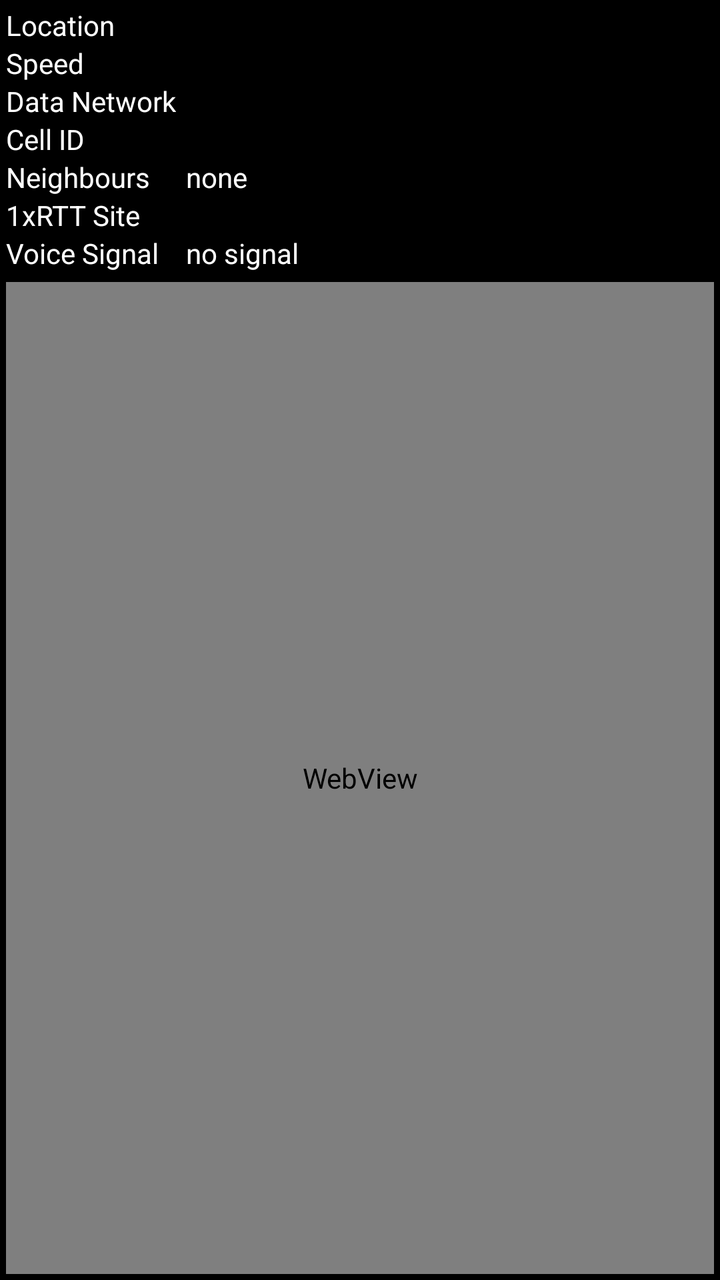
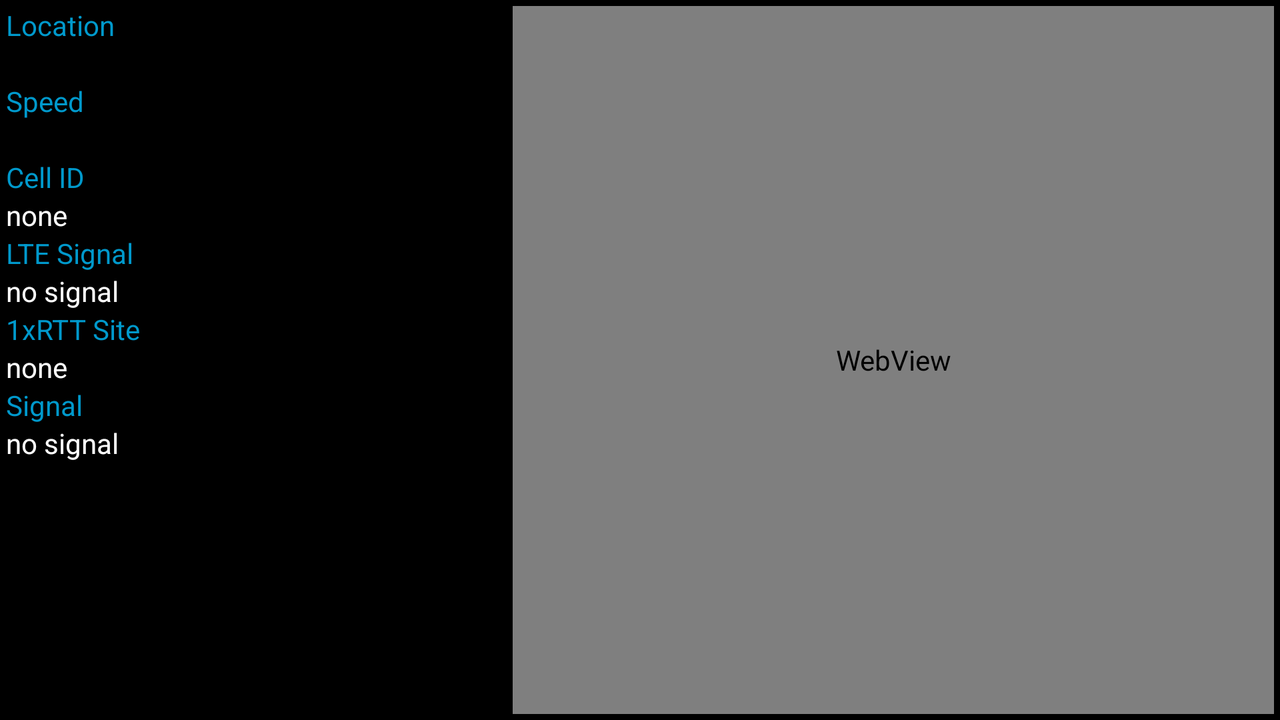

First picture: res/layout/ on a phone held upright. Second picture: the repository's own variant of that layout, on a device whose configuration matches the variant's folder. Source for both follows.
<!-- AndroidManifest.xml: application theme Theme.SignalDetectorTheme -->
<!-- res/layout/main.xml -->
<?xml version="1.0" encoding="utf-8"?>
<RelativeLayout xmlns:android="http://schemas.android.com/apk/res/android"
    android:id="@+id/root"
    android:layout_width="fill_parent"
    android:layout_height="fill_parent"
    android:layout_gravity="fill"
    android:background="@android:color/black"
    android:gravity="fill"
    android:orientation="vertical"
    android:padding="3dp">

    <TableLayout
        android:id="@+id/TableLayout1"
        android:layout_width="fill_parent"
        android:layout_height="wrap_content"
        android:layout_alignParentLeft="false"
        android:layout_alignParentTop="false"
        android:paddingBottom="5dp"
        android:stretchColumns="1"
        android:layout_gravity="top"
        android:layout_alignParentStart="false"
        android:shrinkColumns="1">

        <TableRow>

            <TextView
                android:id="@+id/textView1"
                android:layout_width="wrap_content"
                android:layout_height="wrap_content"
                android:layout_marginRight="5sp"
                android:text="@string/location"
                android:textColor="@android:color/primary_text_dark" />

            <TextView
                android:id="@+id/positionLatLon"
                android:layout_width="wrap_content"
                android:layout_height="wrap_content"
                android:textColor="@android:color/primary_text_dark"
                android:textIsSelectable="true"
                android:layout_column="1" />
        </TableRow>

        <TableRow>

            <TextView
                android:id="@+id/textview6"
                android:layout_width="wrap_content"
                android:layout_height="wrap_content"
                android:layout_marginRight="5sp"
                android:text="@string/speed"
                android:textColor="@android:color/primary_text_dark" />

            <TextView
                android:id="@+id/speed"
                android:layout_width="wrap_content"
                android:layout_height="wrap_content"
                android:textColor="@android:color/primary_text_dark"
                android:textIsSelectable="true"
                android:layout_column="1" />

        </TableRow>


        <TableRow>

            <TextView
                android:id="@+id/TextView03"
                android:layout_width="wrap_content"
                android:layout_height="wrap_content"
                android:layout_marginRight="5sp"
                android:text="@string/current_network"
                android:textColor="@android:color/primary_text_dark" />

            <TextView
                android:id="@+id/networkString"
                android:layout_width="wrap_content"
                android:layout_height="wrap_content"
                android:textColor="@android:color/primary_text_dark"
                android:textIsSelectable="true"
                android:layout_column="1" />
        </TableRow>

        <TableRow>

            <TextView
                android:id="@+id/textView2"
                android:layout_width="wrap_content"
                android:layout_height="wrap_content"
                android:layout_marginRight="5sp"
                android:text="@string/serving_lte_cell_id"
                android:textColor="@android:color/primary_text_dark" />

            <TextView
                android:id="@+id/cellid"
                android:layout_width="wrap_content"
                android:layout_height="wrap_content"
                android:textColor="@android:color/primary_text_dark"
                android:textIsSelectable="true"
                android:layout_column="1"
                android:layout_weight="1" />
        </TableRow>

        <TableRow>

            <TextView
                android:id="@+id/textView"
                android:layout_width="wrap_content"
                android:layout_height="wrap_content"
                android:layout_marginRight="5sp"
                android:text="@string/other_lte_sites"
                android:textColor="@android:color/primary_text_dark" />

            <TextView
                android:id="@+id/otherLteSites"
                android:layout_width="wrap_content"
                android:layout_height="wrap_content"
                android:textColor="@android:color/primary_text_dark"
                android:textIsSelectable="true"
                android:layout_column="1"
                android:text="@string/none" />
        </TableRow>

        <TableRow>

            <TextView
                android:id="@+id/bsLabel"
                android:layout_width="wrap_content"
                android:layout_height="wrap_content"
                android:layout_marginRight="5sp"
                android:text="@string/cdma_1xrtt_base_station"
                android:textColor="@android:color/primary_text_dark" />

            <TextView
                android:id="@+id/cdma_sysinfo"
                android:layout_width="wrap_content"
                android:layout_height="wrap_content"
                android:textColor="@android:color/primary_text_dark"
                android:textIsSelectable="true"
                android:layout_column="1"
                android:layout_weight="1" />
        </TableRow>

        <TableRow android:id="@+id/voiceSignalBlock">

            <TextView
                android:id="@+id/sigStrengthLabel"
                android:layout_width="wrap_content"
                android:layout_height="wrap_content"
                android:layout_marginRight="5sp"
                android:text="Voice Signal"
                android:textColor="@android:color/primary_text_dark" />

            <TextView
                android:id="@+id/cdmaSigStrength"
                android:layout_width="wrap_content"
                android:layout_height="wrap_content"
                android:singleLine="false"
                android:text="@string/no_signal"
                android:layout_column="1"
                android:textColor="@android:color/primary_text_dark"
                android:textIsSelectable="true"
                android:layout_weight="1" />
        </TableRow>
    </TableLayout>

    <WebView
        android:id="@+id/leafletView"
        android:layout_width="fill_parent"
        android:layout_height="fill_parent"
        android:layout_alignParentBottom="true"
        android:layout_alignParentLeft="true"
        android:layout_gravity="bottom"
        android:layout_below="@+id/TableLayout1" />

</RelativeLayout>
<!-- resources referenced by this layout -->
<resources>
  <string name="cdma_1xrtt_base_station">1xRTT Site</string>
  <string name="current_network">Data Network</string>
  <string name="location">Location</string>
  <string name="no_signal">no signal</string>
  <string name="none">none</string>
  <string name="other_lte_sites">Neighbours</string>
  <string name="serving_lte_cell_id">Cell ID</string>
  <string name="speed">Speed</string>
  <style name="Theme.SignalDetectorTheme" parent="Theme.AppCompat">
          
          <item name="colorPrimary">@color/primaryColor</item>
  
      
          <item name="colorPrimaryDark">@color/primaryDarkColor</item>
  
      
          <item name="colorAccent">@color/primaryAccentColor</item>
  
      
      </style>
  <color name="primaryColor">#607d8b</color>
  <color name="primaryDarkColor">#455a64</color>
  <color name="primaryAccentColor">#90a4ae</color>
</resources>
<!-- res/layout-land/main.xml (the author's variant of the layout above) -->
<!-- drawn on the phone turned sideways -->
<?xml version="1.0" encoding="utf-8"?>
<LinearLayout xmlns:android="http://schemas.android.com/apk/res/android"
    android:id="@+id/root"
    android:layout_width="fill_parent"
    android:layout_height="fill_parent"
    android:layout_gravity="fill"
    android:background="@android:color/black"
    android:gravity="fill"
    android:orientation="horizontal"
    android:padding="3dp"
    android:weightSum="1" >

    <LinearLayout
        android:id="@+id/LinearLayout1"
        android:layout_width="0dp"
        android:layout_height="fill_parent"
        android:layout_weight=".4"
        android:orientation="vertical"
        android:paddingRight="3dp" >

        <TextView
            android:id="@+id/textView1"
            android:layout_width="wrap_content"
            android:layout_height="wrap_content"
            android:text="@string/location"
            android:textColor="@android:color/holo_blue_dark" />

        <TextView
            android:id="@+id/positionLatLon"
            android:layout_width="wrap_content"
            android:layout_height="wrap_content"
            android:textColor="@android:color/primary_text_dark"
            android:textIsSelectable="true" />

        <TextView
            android:id="@+id/textview6"
            android:layout_width="wrap_content"
            android:layout_height="wrap_content"
            android:text="@string/speed"
            android:textColor="@android:color/holo_blue_dark" />

        <TextView
            android:id="@+id/speed"
            android:layout_width="wrap_content"
            android:layout_height="wrap_content"
            android:textColor="@android:color/primary_text_dark"
            android:textIsSelectable="true" />

        <TextView
            android:id="@+id/textView2"
            android:layout_width="wrap_content"
            android:layout_height="wrap_content"
            android:text="@string/serving_lte_cell_id"
            android:textColor="@android:color/holo_blue_dark" />

        <TextView
            android:id="@+id/cellid"
            android:layout_width="wrap_content"
            android:layout_height="wrap_content"
            android:text="@string/none"
            android:textColor="@android:color/primary_text_dark"
            android:textIsSelectable="true" />

        <TextView
            android:id="@+id/TextView01"
            android:layout_width="wrap_content"
            android:layout_height="wrap_content"
            android:text="@string/lte_signal_strength"
            android:textColor="@android:color/holo_blue_dark" />

        <TextView
            android:id="@+id/sigstrength"
            android:layout_width="wrap_content"
            android:layout_height="wrap_content"
            android:text="@string/no_signal"
            android:textColor="@android:color/primary_text_dark"
            android:textIsSelectable="true" />

        <TextView
            android:id="@+id/bsLabel"
            android:layout_width="wrap_content"
            android:layout_height="wrap_content"
            android:text="@string/cdma_1xrtt_base_station"
            android:textColor="@android:color/holo_blue_dark" />

        <TextView
            android:id="@+id/cdma_sysinfo"
            android:layout_width="wrap_content"
            android:layout_height="wrap_content"
            android:text="@string/none"
            android:textColor="@android:color/primary_text_dark"
            android:textIsSelectable="true" />

        <TextView
            android:id="@+id/sigStrengthLabel"
            android:layout_width="wrap_content"
            android:layout_height="wrap_content"
            android:text="@string/_1xrtt_signal_strength"
            android:textColor="@android:color/holo_blue_dark" />

        <LinearLayout
            android:id="@+id/cdmaSigs"
            android:layout_width="fill_parent"
            android:layout_height="wrap_content"
            android:columnCount="2" android:weightSum="2"
            android:orientation="horizontal" >

            <TextView
                android:id="@+id/cdmaSigStrength"
                android:layout_width="wrap_content"
                android:layout_height="wrap_content"
                android:layout_gravity="left" android:layout_weight="1"
                android:text="@string/no_signal"
                android:textColor="@android:color/primary_text_dark"
                android:textIsSelectable="true" />

            <TextView
                android:id="@+id/evdoSigStrength"
                android:layout_width="wrap_content"
                android:layout_height="wrap_content"
                android:layout_gravity="left"
                android:layout_weight="1"
                android:textColor="@android:color/primary_text_dark"
                android:textIsSelectable="true" />
        </LinearLayout>
    </LinearLayout>

    <WebView
        android:id="@+id/leafletView"
        android:layout_width="0dp"
        android:layout_height="fill_parent"
        android:layout_weight=".6" />

</LinearLayout>
<!-- resources referenced by the variant -->
<!-- as the phone turned sideways resolves them -->
<resources>
  <string name="_1xrtt_signal_strength">Signal</string>
  <string name="cdma_1xrtt_base_station">1xRTT Site</string>
  <string name="location">Location</string>
  <string name="lte_signal_strength">LTE Signal</string>
  <string name="no_signal">no signal</string>
  <string name="none">none</string>
  <string name="serving_lte_cell_id">Cell ID</string>
  <string name="speed">Speed</string>
  <style name="Theme.SignalDetectorTheme" parent="Theme.AppCompat">
          
          <item name="colorPrimary">@color/primaryColor</item>
  
      
          <item name="colorPrimaryDark">@color/primaryDarkColor</item>
  
      
          <item name="colorAccent">@color/primaryAccentColor</item>
  
      
      </style>
  <color name="primaryColor">#607d8b</color>
  <color name="primaryDarkColor">#455a64</color>
  <color name="primaryAccentColor">#90a4ae</color>
</resources>
